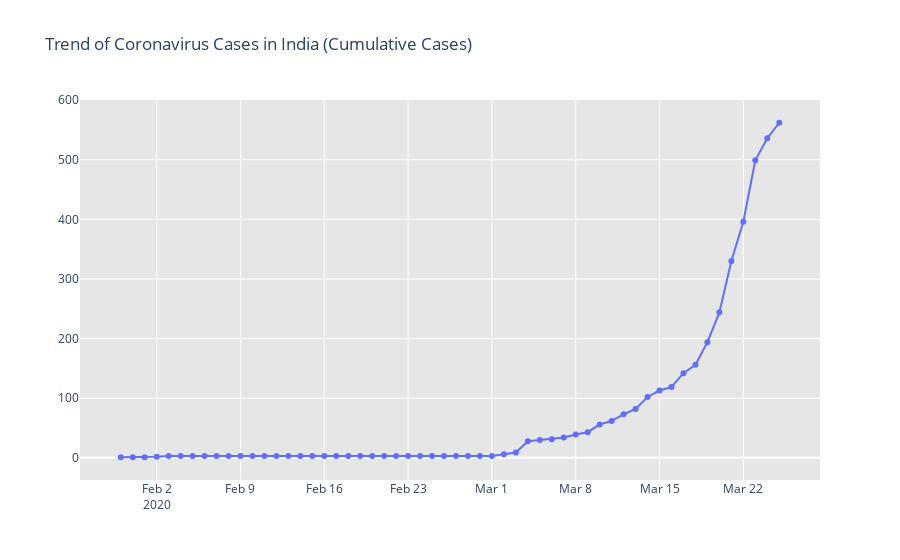
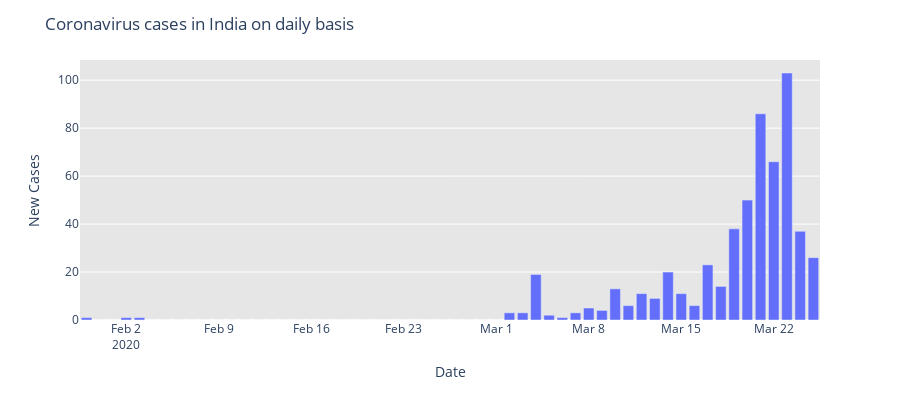

Write notebook code for charts like these, in order.
### Code cell
fig=go.Figure()
fig.add_trace(go.Scatter(x=dbd_India['Date'],y=dbd_India['Total Cases'],mode='lines+markers',name='Total Cases'))
fig.update_layout(title_text='Trend of Coronavirus Cases in India (Cumulative Cases)',plot_bgcolor='rgb(230,230,230)')
fig.show()

fig=px.bar(dbd_India,x='Date',y='New Cases',barmode='group',height=400)
fig.update_layout(title_text='Coronavirus cases in India on daily basis',plot_bgcolor='rgb(230,230,230)')
fig.show()

### Figure 1 — Plotly figure (JSON) as saved in the notebook; plotly's stock layout.template omitted (floating-point values rounded to 4 significant figures)
{"data": [{"mode": "lines+markers", "name": "Total Cases", "type": "scatter", "x": ["2020-01-30T00:00:00", "2020-01-31T00:00:00", "2020-02-01T00:00:00", "2020-02-02T00:00:00", "2020-02-03T00:00:00", "2020-02-04T00:00:00", "2020-02-05T00:00:00", "2020-02-06T00:00:00", "2020-02-07T00:00:00", "2020-02-08T00:00:00", "2020-02-09T00:00:00", "2020-02-10T00:00:00", "2020-02-11T00:00:00", "2020-02-12T00:00:00", "2020-02-13T00:00:00", "2020-02-14T00:00:00", "2020-02-15T00:00:00", "2020-02-16T00:00:00", "2020-02-17T00:00:00", "2020-02-18T00:00:00", "2020-02-19T00:00:00", "2020-02-20T00:00:00", "2020-02-21T00:00:00", "2020-02-22T00:00:00", "2020-02-23T00:00:00", "2020-02-24T00:00:00", "2020-02-25T00:00:00", "2020-02-26T00:00:00", "2020-02-27T00:00:00", "2020-02-28T00:00:00", "2020-02-29T00:00:00", "2020-03-01T00:00:00", "2020-03-02T00:00:00", "2020-03-03T00:00:00", "2020-03-04T00:00:00", "2020-03-05T00:00:00", "2020-03-06T00:00:00", "2020-03-07T00:00:00", "2020-03-08T00:00:00", "2020-03-09T00:00:00", "2020-03-10T00:00:00", "2020-03-11T00:00:00", "2020-03-12T00:00:00", "2020-03-13T00:00:00", "2020-03-14T00:00:00", "2020-03-15T00:00:00", "2020-03-16T00:00:00", "2020-03-17T00:00:00", "2020-03-18T00:00:00", "2020-03-19T00:00:00", "2020-03-20T00:00:00", "2020-03-21T00:00:00", "2020-03-22T00:00:00", "2020-03-23T00:00:00", "2020-03-24T00:00:00", "2020-03-25T00:00:00"], "y": [1, 1, 1, 2, 3, 3, 3, 3, 3, 3, 3, 3, 3, 3, 3, 3, 3, 3, 3, 3, 3, 3, 3, 3, 3, 3, 3, 3, 3, 3, 3, 3, 6, 9, 28, 30, 31, 34, 39, 43, 56, 62, 73, 82, 102, 113, 119, 142, 156, 194, 244, 330, 396, 499, 536, 562]}], "layout": {"plot_bgcolor": "rgb(230,230,230)", "title": {"text": "Trend of Coronavirus Cases in India (Cumulative Cases)"}}}

### Figure 2 — Plotly figure (JSON) as saved in the notebook; plotly's stock layout.template omitted (floating-point values rounded to 4 significant figures)
{"data": [{"alignmentgroup": "True", "hovertemplate": "Date=%{x}<br>New Cases=%{y}<extra></extra>", "legendgroup": "", "marker": {"color": "#636efa"}, "name": "", "offsetgroup": "", "orientation": "v", "showlegend": false, "textposition": "auto", "type": "bar", "x": ["2020-01-30T00:00:00", "2020-01-31T00:00:00", "2020-02-01T00:00:00", "2020-02-02T00:00:00", "2020-02-03T00:00:00", "2020-02-04T00:00:00", "2020-02-05T00:00:00", "2020-02-06T00:00:00", "2020-02-07T00:00:00", "2020-02-08T00:00:00", "2020-02-09T00:00:00", "2020-02-10T00:00:00", "2020-02-11T00:00:00", "2020-02-12T00:00:00", "2020-02-13T00:00:00", "2020-02-14T00:00:00", "2020-02-15T00:00:00", "2020-02-16T00:00:00", "2020-02-17T00:00:00", "2020-02-18T00:00:00", "2020-02-19T00:00:00", "2020-02-20T00:00:00", "2020-02-21T00:00:00", "2020-02-22T00:00:00", "2020-02-23T00:00:00", "2020-02-24T00:00:00", "2020-02-25T00:00:00", "2020-02-26T00:00:00", "2020-02-27T00:00:00", "2020-02-28T00:00:00", "2020-02-29T00:00:00", "2020-03-01T00:00:00", "2020-03-02T00:00:00", "2020-03-03T00:00:00", "2020-03-04T00:00:00", "2020-03-05T00:00:00", "2020-03-06T00:00:00", "2020-03-07T00:00:00", "2020-03-08T00:00:00", "2020-03-09T00:00:00", "2020-03-10T00:00:00", "2020-03-11T00:00:00", "2020-03-12T00:00:00", "2020-03-13T00:00:00", "2020-03-14T00:00:00", "2020-03-15T00:00:00", "2020-03-16T00:00:00", "2020-03-17T00:00:00", "2020-03-18T00:00:00", "2020-03-19T00:00:00", "2020-03-20T00:00:00", "2020-03-21T00:00:00", "2020-03-22T00:00:00", "2020-03-23T00:00:00", "2020-03-24T00:00:00", "2020-03-25T00:00:00"], "xaxis": "x", "y": [1, 0, 0, 1, 1, 0, 0, 0, 0, 0, 0, 0, 0, 0, 0, 0, 0, 0, 0, 0, 0, 0, 0, 0, 0, 0, 0, 0, 0, 0, 0, 0, 3, 3, 19, 2, 1, 3, 5, 4, 13, 6, 11, 9, 20, 11, 6, 23, 14, 38, 50, 86, 66, 103, 37, 26], "yaxis": "y"}], "layout": {"barmode": "group", "height": 400, "legend": {"tracegroupgap": 0}, "margin": {"t": 60}, "plot_bgcolor": "rgb(230,230,230)", "title": {"text": "Coronavirus cases in India on daily basis"}, "xaxis": {"anchor": "y", "domain": [0, 1], "title": {"text": "Date"}}, "yaxis": {"anchor": "x", "domain": [0, 1], "title": {"text": "New Cases"}}}}
